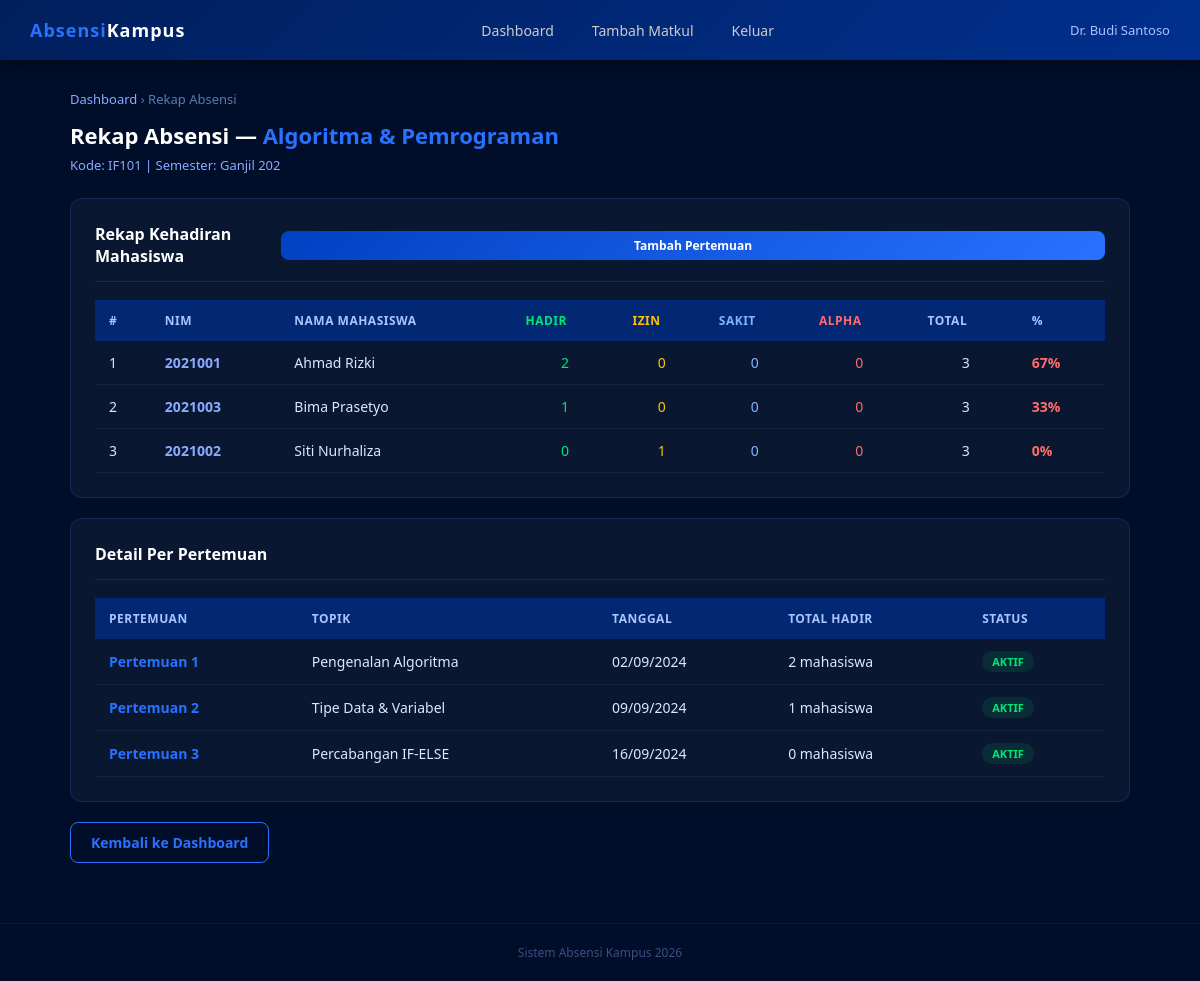
The app's page /kelola_absensi.php?mk_id=1 (signed in), older data.
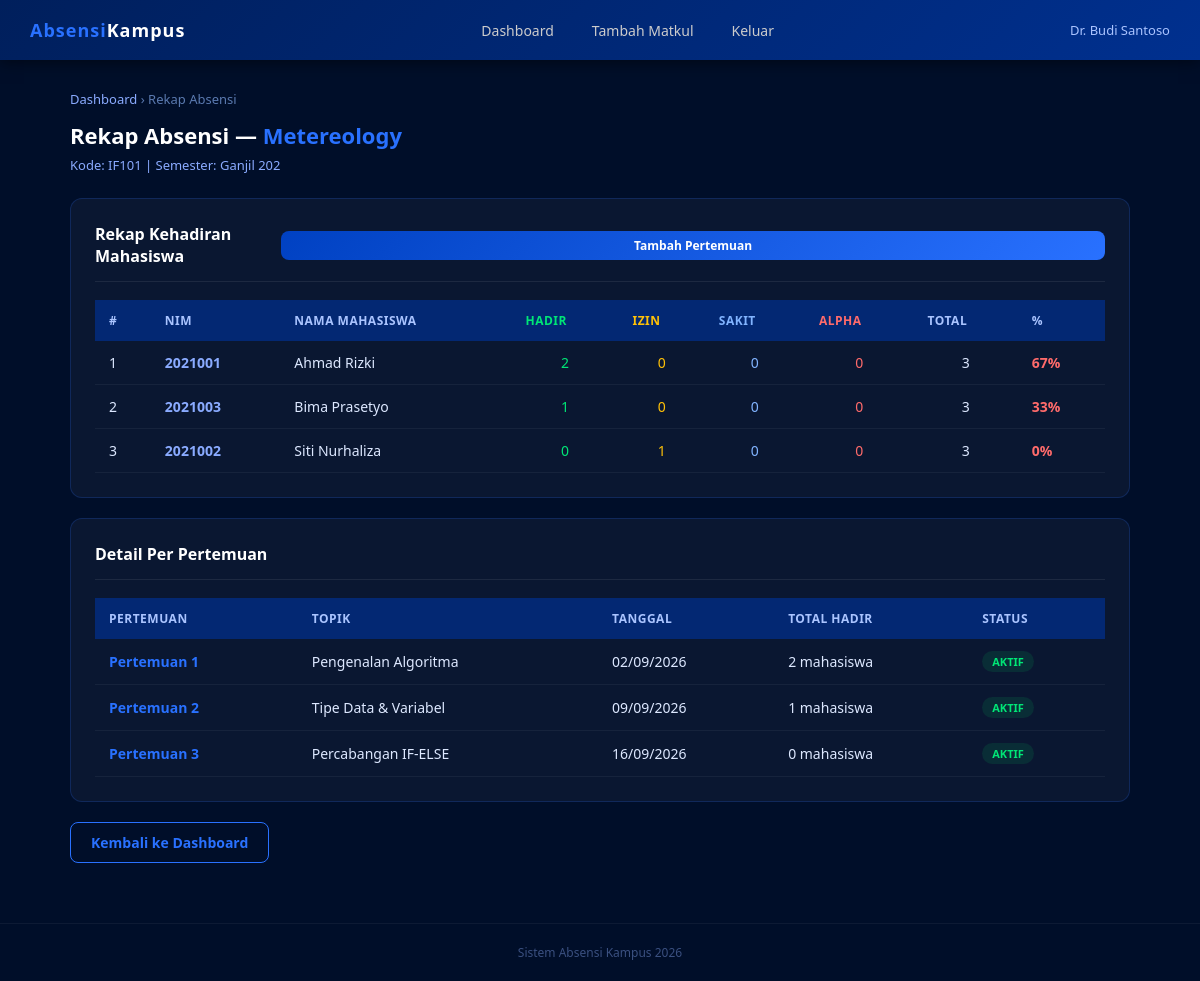
The same page, newer data.
### tables this page shows
CREATE TABLE mata_kuliah (
    id INT AUTO_INCREMENT PRIMARY KEY,
    kode_mk VARCHAR(10) UNIQUE NOT NULL,
    nama_mk VARCHAR(100) NOT NULL,
    sks INT DEFAULT 2,
    dosen_id INT,
    semester VARCHAR(10),
    created_at TIMESTAMP DEFAULT CURRENT_TIMESTAMP,
    FOREIGN KEY (dosen_id) REFERENCES users(id)
);

CREATE TABLE pertemuan (
    id INT AUTO_INCREMENT PRIMARY KEY,
    mata_kuliah_id INT NOT NULL,
    pertemuan_ke INT NOT NULL,
    topik VARCHAR(200),
    tanggal DATE NOT NULL,
    status ENUM('aktif', 'selesai') DEFAULT 'aktif',
    FOREIGN KEY (mata_kuliah_id) REFERENCES mata_kuliah(id)
);

### kelola_absensi.php (the view, shortened to what the changed rows need)
<?php
require_once 'config.php';
$dosen_id = $_SESSION['user_id'];
$mk_id = intval($_GET['mk_id'] ?? 0);
$mk = mysqli_fetch_assoc(mysqli_query($conn,
    "SELECT * FROM mata_kuliah WHERE id = $mk_id AND dosen_id = $dosen_id"
));
$pertemuan_list = mysqli_fetch_all(
    mysqli_query($conn, "SELECT * FROM pertemuan WHERE mata_kuliah_id = $mk_id ORDER BY pertemuan_ke"),
    MYSQLI_ASSOC
);
?>
<!DOCTYPE html>
<html lang="id">
<head>
    <link rel="stylesheet" href="style.css">
</head>
<body>
<div class="container">
    <div style="font-size:13px; color:#5a7ab0; margin-bottom:12px;">
        <a href="dashboard_dosen.php" style="color:#8aabff;">Dashboard</a> &rsaquo; Rekap Absensi
    </div>
    <div class="page-title">Rekap Absensi — <span><?= htmlspecialchars($mk['nama_mk']) ?></span></div>
    <div class="page-subtitle">Kode: <?= $mk['kode_mk'] ?> | Semester: <?= $mk['semester'] ?></div>
    <div class="card">
        <div class="card-header">
        </div>
        <div class="table-wrapper">
            <table>
                <thead>
                    <tr>
                        <th>#</th>
                        <th>NIM</th>
                        <th>Nama Mahasiswa</th>
                        <th style="color:#00e676">Hadir</th>
                        <th style="color:#ffc107">Izin</th>
                        <th style="color:#82b4ff">Sakit</th>
                        <th style="color:#ff6b6b">Alpha</th>
                        <th>Total</th>
                        <th>%</th>
                    </tr>
                </thead>
            </table>
        </div>
    </div>
    <?php if (!empty($pertemuan_list)): ?>
    <div class="card">
        <div class="card-header">
        </div>
        <div class="table-wrapper">
            <table>
                <thead>
                    <tr>
                        <th>Pertemuan</th>
                        <th>Topik</th>
                        <th>Tanggal</th>
                        <th>Total Hadir</th>
                        <th>Status</th>
                    </tr>
                </thead>
                <tbody>
                <?php foreach ($pertemuan_list as $p):
                    $jml_hadir = mysqli_fetch_assoc(mysqli_query($conn,
                        "SELECT COUNT(*) AS jml FROM absensi WHERE pertemuan_id = {$p['id']} AND status_hadir = 'hadir'"
                    ))['jml'];
                ?>
                    <tr>
                        <td style="font-weight:700; color:#2971FF">Pertemuan <?= $p['pertemuan_ke'] ?></td>
                        <td><?= htmlspecialchars($p['topik'] ?? '-') ?></td>
                        <td><?= date('d/m/Y', strtotime($p['tanggal'])) ?></td>
                        <td><?= $jml_hadir ?> mahasiswa</td>
                        <td><span class="badge badge-<?= $p['status'] ?>"><?= strtoupper($p['status']) ?></span></td>
                    </tr>
                <?php endforeach; ?>
                </tbody>
            </table>
        </div>
    </div>
    <?php endif; ?>
    <a href="dashboard_dosen.php" class="btn btn-outline">Kembali ke Dashboard</a>
</div>
</body>
</html>

Row changes from the older to the newer data that the page shows:
changed mata_kuliah "IF101": nama_mk "Algoritma & Pemrograman" → "Metereology"
changed pertemuan "Pengenalan Algoritma": tanggal "02/09/2024" → "02/09/2026"
changed pertemuan "Tipe Data & Variabel": tanggal "09/09/2024" → "09/09/2026"
changed pertemuan "Percabangan IF-ELSE": tanggal "16/09/2024" → "16/09/2026"
